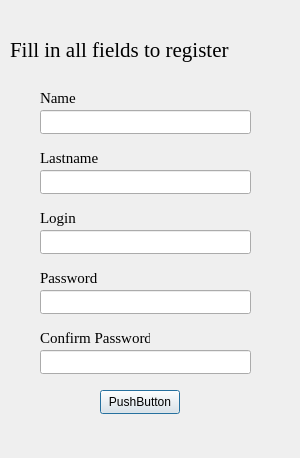
<?xml version="1.0" encoding="UTF-8"?>
<ui version="4.0">
 <class>RegistrationWindow</class>
 <widget class="QDialog" name="RegistrationWindow">
  <property name="geometry">
   <rect>
    <x>0</x>
    <y>0</y>
    <width>300</width>
    <height>458</height>
   </rect>
  </property>
  <property name="windowTitle">
   <string>Dialog</string>
  </property>
  <widget class="QLabel" name="label">
   <property name="geometry">
    <rect>
     <x>10</x>
     <y>10</y>
     <width>230</width>
     <height>56</height>
    </rect>
   </property>
   <property name="font">
    <font>
     <family>Times New Roman</family>
     <pointsize>16</pointsize>
    </font>
   </property>
   <property name="text">
    <string>
Fill in all fields to register</string>
   </property>
  </widget>
  <widget class="QLabel" name="label_2">
   <property name="geometry">
    <rect>
     <x>40</x>
     <y>90</y>
     <width>49</width>
     <height>16</height>
    </rect>
   </property>
   <property name="font">
    <font>
     <family>Times New Roman</family>
     <pointsize>11</pointsize>
    </font>
   </property>
   <property name="text">
    <string>Name</string>
   </property>
  </widget>
  <widget class="QLineEdit" name="NameLineEdit">
   <property name="geometry">
    <rect>
     <x>40</x>
     <y>110</y>
     <width>211</width>
     <height>24</height>
    </rect>
   </property>
  </widget>
  <widget class="QLabel" name="label_3">
   <property name="geometry">
    <rect>
     <x>40</x>
     <y>150</y>
     <width>58</width>
     <height>16</height>
    </rect>
   </property>
   <property name="font">
    <font>
     <family>Times New Roman</family>
     <pointsize>11</pointsize>
    </font>
   </property>
   <property name="text">
    <string>Lastname</string>
   </property>
  </widget>
  <widget class="QLineEdit" name="LastnameLineEdit">
   <property name="geometry">
    <rect>
     <x>40</x>
     <y>170</y>
     <width>211</width>
     <height>24</height>
    </rect>
   </property>
  </widget>
  <widget class="QLabel" name="label_4">
   <property name="geometry">
    <rect>
     <x>40</x>
     <y>210</y>
     <width>58</width>
     <height>16</height>
    </rect>
   </property>
   <property name="font">
    <font>
     <family>Times New Roman</family>
     <pointsize>11</pointsize>
    </font>
   </property>
   <property name="text">
    <string>Login</string>
   </property>
  </widget>
  <widget class="QLineEdit" name="LoginLineEdit">
   <property name="geometry">
    <rect>
     <x>40</x>
     <y>230</y>
     <width>211</width>
     <height>24</height>
    </rect>
   </property>
  </widget>
  <widget class="QLabel" name="label_5">
   <property name="geometry">
    <rect>
     <x>40</x>
     <y>270</y>
     <width>58</width>
     <height>16</height>
    </rect>
   </property>
   <property name="font">
    <font>
     <family>Times New Roman</family>
     <pointsize>11</pointsize>
    </font>
   </property>
   <property name="text">
    <string>Password</string>
   </property>
  </widget>
  <widget class="QLineEdit" name="PasswordLineEdit">
   <property name="geometry">
    <rect>
     <x>40</x>
     <y>290</y>
     <width>211</width>
     <height>24</height>
    </rect>
   </property>
  </widget>
  <widget class="QLabel" name="label_6">
   <property name="geometry">
    <rect>
     <x>40</x>
     <y>330</y>
     <width>110</width>
     <height>16</height>
    </rect>
   </property>
   <property name="font">
    <font>
     <family>Times New Roman</family>
     <pointsize>11</pointsize>
    </font>
   </property>
   <property name="text">
    <string>Confirm Password</string>
   </property>
  </widget>
  <widget class="QLineEdit" name="ConfirmPasswordLineEdit">
   <property name="geometry">
    <rect>
     <x>40</x>
     <y>350</y>
     <width>211</width>
     <height>24</height>
    </rect>
   </property>
  </widget>
  <widget class="QPushButton" name="pushButton">
   <property name="geometry">
    <rect>
     <x>100</x>
     <y>390</y>
     <width>80</width>
     <height>24</height>
    </rect>
   </property>
   <property name="text">
    <string>PushButton</string>
   </property>
  </widget>
 </widget>
 <resources/>
 <connections/>
</ui>
